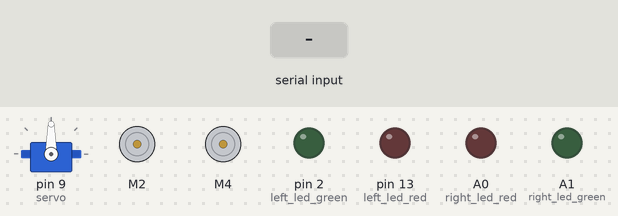
This sketch was run on a simulated Arduino Uno, built with avr-gcc and run on an emulated ATmega328P. Parts: servo, 2 × DC motor (green arrow = forward, orange = backward, longer = faster), output pins drawn as LEDs (lit = HIGH). Inputs (shaded band) come from the test bench.

Above: at 1.2 s.
1.3 s: "f" received over the second serial link
At 2.1 s:
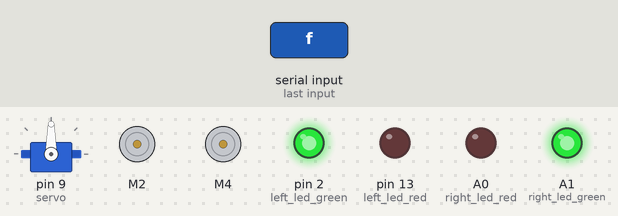
2.8 s: "b" received over the second serial link
At 3.2 s:
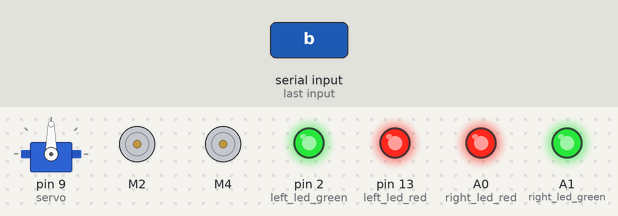
4.3 s: "s" received over the second serial link
At 5.5 s:
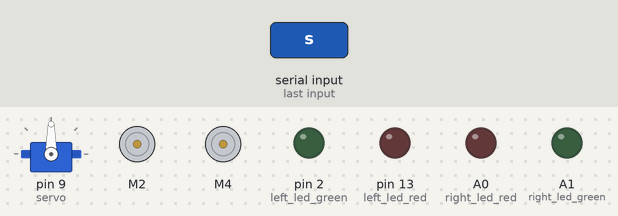
5.8 s: "l" received over the second serial link
At 6.7 s:
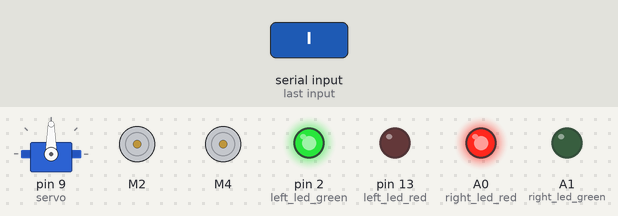
7.3 s: "f" received over the second serial link
At 7.8 s:
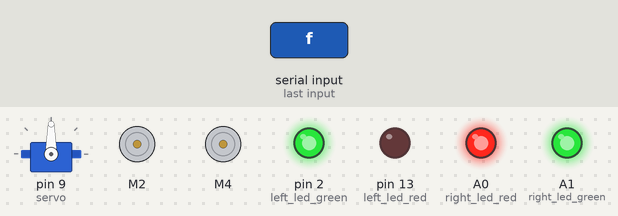
8.8 s: "r" received over the second serial link
At 10.2 s:
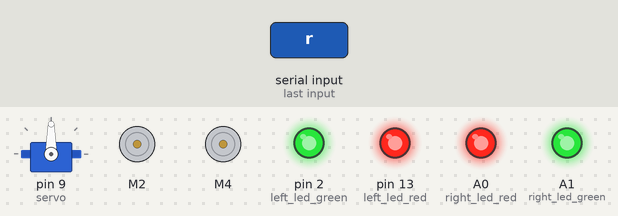
Timing chart, 0 to 11.3 s (numbered marks = the images above; inputs shaded):
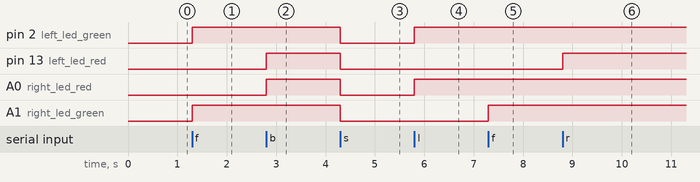

Measured:
- after the input at 1.3 s, pin 2 (left_led_green), A1 (right_led_green): LOW → HIGH at once
- after the input at 2.8 s, pin 13 (left_led_red), A0 (right_led_red): LOW → HIGH at once
- after the input at 4.3 s, pin 2 (left_led_green), pin 13 (left_led_red), A0 (right_led_red), A1 (right_led_green): HIGH → LOW at once
- after the input at 5.8 s, pin 2 (left_led_green), A0 (right_led_red): LOW → HIGH at once
- after the input at 7.3 s, A1 (right_led_green): LOW → HIGH at once
- after the input at 8.8 s, pin 13 (left_led_red): LOW → HIGH at once

The sketch:

Reciever.ino
```cpp
#include <AFMotor.h>
#include <Servo.h>
#include <SoftwareSerial.h>

SoftwareSerial Bluetooth(A2, A3); // RX | TX
AF_DCMotor left_motor(4);
AF_DCMotor right_motor(2);
Servo servo;

const int left_led_red = 13;
const int left_led_green = 2;
const int right_led_red = A0;
const int right_led_green = A1;
const int trig_pin = A4;
const int echo_pin = A5;
const bool debug = false;

int turn_delay = 300;
int u_turn_delay = 520;
int detection_range = 40;
bool autopilot_enabled = false;

void setup()
{
    Bluetooth.begin(38400);
    servo.attach(9);
    servo.write(90);

    pinMode(trig_pin, OUTPUT);
    pinMode(echo_pin, INPUT);
    pinMode(left_led_red, OUTPUT);
    pinMode(left_led_green, OUTPUT);
    pinMode(right_led_red, OUTPUT);
    pinMode(right_led_green, OUTPUT);
    pinMode(trig_pin, OUTPUT);
    pinMode(echo_pin, INPUT);
}

void loop()
{
    if (Bluetooth.available())
    {
        switch (Bluetooth.read())
        {
        case 'f':
            move_forward();
            break;
        case 'b':
            move_backward();
            break;
        case 'l':
            move_left();
            break;
        case 'r':
            move_right();
            break;
        case 's':
            stop();
            break;
        case 'a':
            stop();
            delay(1000);
            autopilot_enabled = true;
            break;
        case 'x':
            stop();
            autopilot_enabled = false;
        }
    }

    if (autopilot_enabled)
    {
        autopilot();
    }
}

void move_left()
{
    right_motor.run(FORWARD);
    left_motor.run(BACKWARD);

    digitalWrite(left_led_green, HIGH);
    digitalWrite(right_led_red, HIGH);
}

void move_right()
{
    left_motor.run(FORWARD);
    right_motor.run(BACKWARD);

    digitalWrite(right_led_green, HIGH);
    digitalWrite(left_led_red, HIGH);
}

void move_forward()
{
    right_motor.run(FORWARD);
    left_motor.run(FORWARD);
    digitalWrite(left_led_green, HIGH);
    digitalWrite(right_led_green, HIGH);
}

void move_backward()
{
    right_motor.run(BACKWARD);
    left_motor.run(BACKWARD);

    digitalWrite(left_led_red, HIGH);
    digitalWrite(right_led_red, HIGH);
}

void stop()
{
    left_motor.run(RELEASE);
    right_motor.run(RELEASE);

    digitalWrite(left_led_green, LOW);
    digitalWrite(right_led_green, LOW);
    digitalWrite(left_led_red, LOW);
    digitalWrite(right_led_red, LOW);
}

void autopilot()
{
    bool left_clear = false;
    bool right_clear = false;

    if (!path_clear())
    {
        stop();

        // scan left
        servo.write(180);
        delay(340);
        if (path_clear())
            left_clear = true;
        delay(10);

        // scan right
        servo.write(0);
        delay(480);
        if (path_clear())
            right_clear = true;
        servo.write(0);
        delay(10);

        // reset
        servo.write(90);

        if (left_clear)
        {
            move_left();
            delay(turn_delay);
            stop();
        }
        else if (right_clear)
        {
            move_right();
            delay(turn_delay);
            stop();
        }
        else // U turn
        {
            move_left();
            delay(u_turn_delay);
            stop();
        }
    }

    else
    {
        move_forward();
    }
}

bool path_clear()
{
    long duration;
    int distance;

    digitalWrite(trig_pin, LOW); // Makes trigger pin low incase it was not already
    delayMicroseconds(2);
    digitalWrite(trig_pin, HIGH);
    delayMicroseconds(10);
    digitalWrite(trig_pin, LOW);

    duration = pulseIn(echo_pin, HIGH); // Reads the echo_pin, returns the sound wave travel time in microseconds
    distance = duration / 2 * 0.034;    // speed of sound * duration / 2 (back and forth)
    if (distance > detection_range)
        return true;
    else
        return false;
}
```
